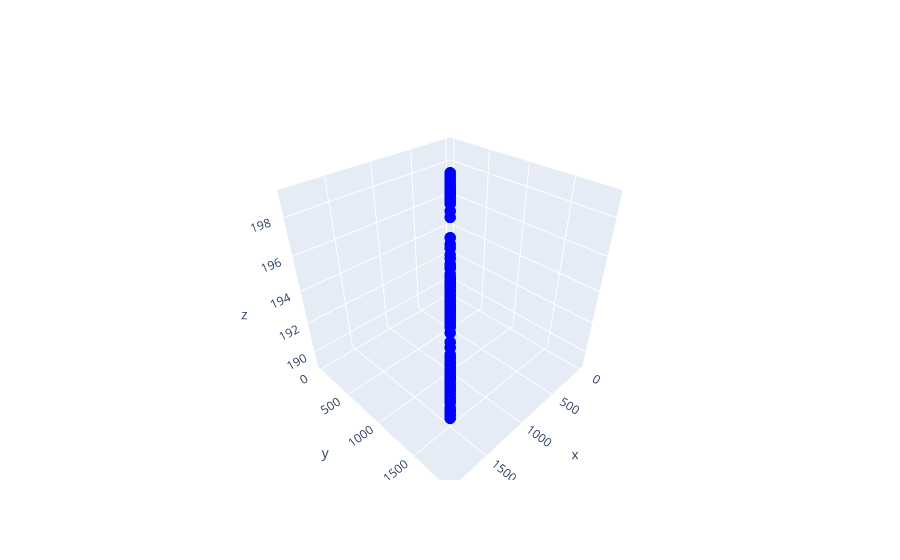

Notebook source saved alongside this figure:
### Code cell
# 3d scatter plot for OHLC data

fig = go.Figure()

fig.add_trace(go.Scatter3d(
    x=bars_df["time_normalized"],
    y=bars_df["time_normalized"],
    z=bars_df["close"],
    mode = "markers",
    marker = dict(size=4, color="blue"),
    name = "OHLC data"
))

### Figure 1 — Plotly figure (JSON) as saved in the notebook; plotly's stock layout.template omitted (floating-point values rounded to 4 significant figures; data arrays with more than 128 entries replaced by an {"elided": "..."} marker saying what was removed)
{"data": [{"marker": {"color": "blue", "size": 4}, "mode": "markers", "name": "OHLC data", "type": "scatter3d", "x": {"elided": "280 int values"}, "y": {"elided": "280 int values"}, "z": {"elided": "280 float values"}}], "layout": {}}
